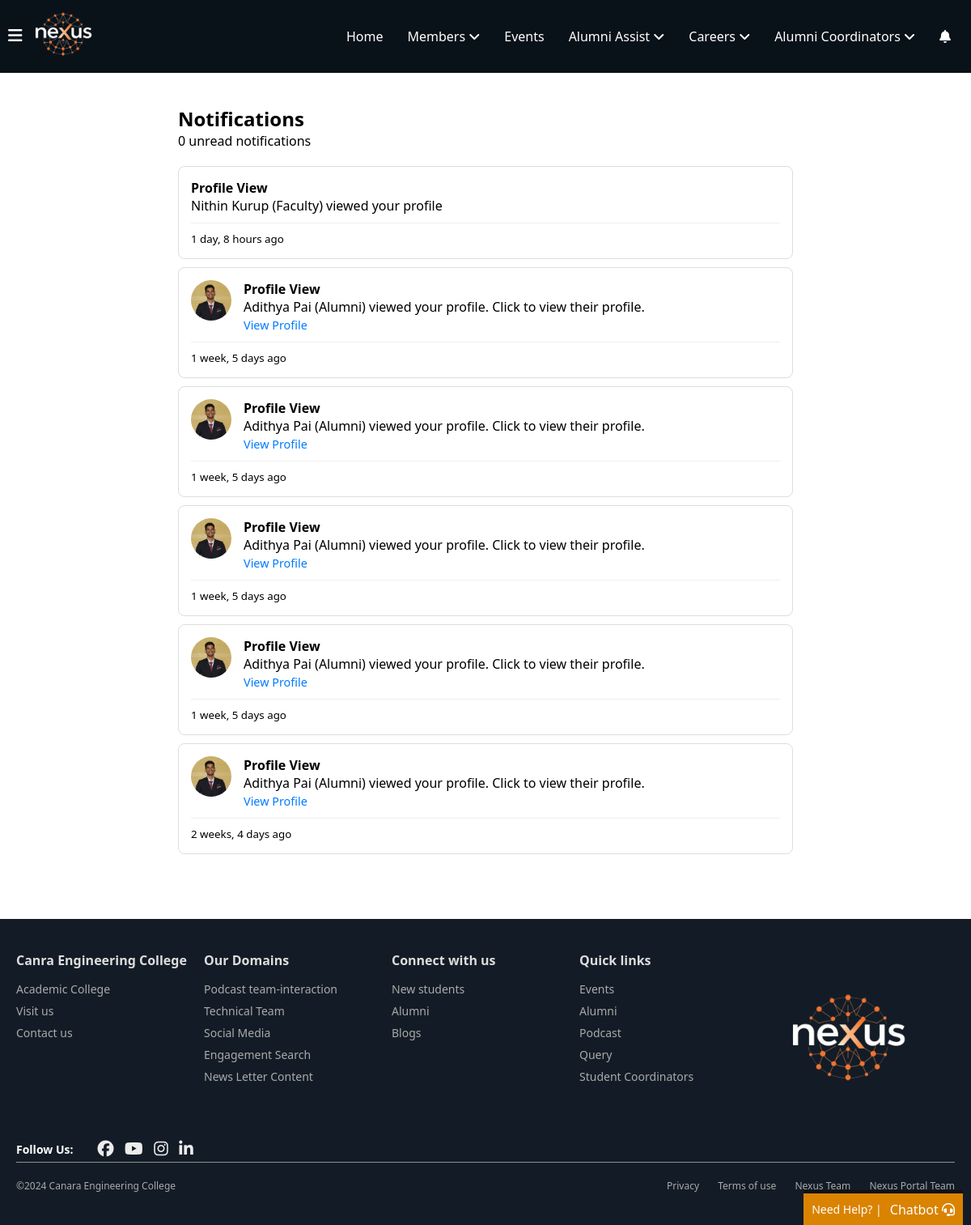
The app's page /notifications/ (signed in) with its own data.
### notifications/models.py (models this page shows, shortened)
class Notification(models.Model):
    NOTIFICATION_TYPES = [
        ('profile_view_student', 'Profile View by Student'),
        ('profile_view_alumni', 'Profile View by Alumni'),
        ('upcoming_event', 'Upcoming Event'),
        ('system', 'System Notification'),
        ('targeted', 'Targeted Notification'),
         ('contribution', 'Contribution Notification'),  # New type for targeted messages
    ]
    TARGET_GROUPS = [
        ('all', 'All Users'),
        ('students', 'Students Only'),
        ('alumni', 'Alumni Only'),
        ('specific', 'Specific Users')
    ]
    recipient = models.ForeignKey(User, on_delete=models.CASCADE, related_name='notifications')
    notification_type = models.CharField(max_length=25, choices=NOTIFICATION_TYPES)
    target_group = models.CharField(max_length=20, choices=TARGET_GROUPS, default='all')
    title = models.CharField(max_length=255)
    message = models.TextField()
    viewed = models.BooleanField(default=False)
    created_at = models.DateTimeField(auto_now_add=True)
    viewer_name = models.CharField(max_length=255, null=True, blank=True)
    viewer_photo = models.URLField(max_length=1000, null=True, blank=True)
    viewer_profile_url = models.CharField(max_length=500, null=True, blank=True)
    viewer_type = models.CharField(max_length=10, choices=[('student', 'Student'), ('alumni', 'Alumni')], null=True)
    related_event = models.ForeignKey(Event, on_delete=models.SET_NULL, null=True, blank=True)
    class Meta:
        ordering = ['-created_at']

### notifications/views.py (the view)
# urls.py: path('', views.notification_panel, name='notification_panel'),
@login_required_with_message
def notification_panel(request):
    thirty_days_ago = timezone.now() - timedelta(days=30)
    notifications_list = Notification.objects.filter(
        recipient=request.user,
        created_at__gte=thirty_days_ago
    ).order_by('-created_at')
    paginator = Paginator(notifications_list, 10)  # Show 10 notifications per page
    page = request.GET.get('page', 1)
    notifications = paginator.get_page(page)
    unread_count = notifications_list.filter(viewed=False).count()
    context = {
        'notifications': notifications,
        'unread_count': unread_count,
    }
    return render(request, 'notifications/notification_panel.html', context)

### notifications/context_processors.py (called while the page is built)
def notification_count(request):
    if request.user.is_authenticated:
        unread_count = Notification.objects.filter(
            recipient=request.user,
            viewed=False
        ).count()
        return {'unread_notifications_count': unread_count}
    return {'unread_notifications_count': 0}

### notifications/templates/notifications/notification_panel.html (shortened to what this page needs)
{% extends 'home/layout.html' %}
{% load static %}
{% block content %}
<div class="notification-panel">
    <h2>Notifications</h2>
    <div class="notification-actions">
        <span id="unread-count">{{ unread_count }} unread notifications</span>
    </div>
    <div class="notifications-list">
        {% for notification in notifications %}
            <div class="notification-item {% if not notification.viewed %}unread{% endif %}"
                 data-notification-id="{{ notification.id }}">
                {% if notification.notification_type == 'profile_view_alumni' %}
                    <div class="notification-content alumni-view">
                        <div class="viewer-info">
                            {% if notification.viewer_photo %}
                                <img src="{{ notification.viewer_photo }}" alt="{{ notification.viewer_name }}" class="viewer-photo">
                            {% endif %}
                            <div class="viewer-details">
                                <h4>{{ notification.title }}</h4>
                                <p>{{ notification.message }}</p>
                                {% if notification.viewer_profile_url %}
                                    <a href="{{ notification.viewer_profile_url }}" class="view-profile-link">View Profile</a>
                                {% endif %}
                            </div>
                        </div>
                    </div>
                    {% elif notification.notification_type == 'profile_view_faculty' %}
                    <div class="notification-content faculty-view">
                        <div class="viewer-info">
                            <div class="viewer-details">
                                <h4>{{ notification.title }}</h4>
                                <p>{{ notification.message }}</p>
                            </div>
                        </div>
                    </div>
                {% else %}
                    <div class="notification-content">
                        <h4>{{ notification.title }}</h4>
                        <p>{{ notification.message }}</p>
                    </div>
                {% endif %}
                <div class="notification-meta">
                    <small>{{ notification.created_at|timesince }} ago</small>
                </div>
            </div>
        {% empty %}
            <p>No notifications</p>
        {% endfor %}
        <div class="pagination-container">
        </div>
    </div>
</div>
{% endblock %}

### home/static/home/navbar.css (style rules this page uses)
* { margin: 0; padding: 0; box-sizing: border-box; font-family: 'Segoe UI', Tahoma, Geneva, Verdana, sans-serif; }
a { text-decoration: none; color: white; }

### notifications/templates/notifications/notification_panel.html (style rules this page uses)
.notification-panel { max-width: 800px; margin: 20px auto; padding: 20px; }
.notification-actions { display: flex; justify-content: space-between; align-items: center; margin-bottom: 20px; }
.notification-item { border: 1px solid #ddd; margin-bottom: 10px; padding: 15px; border-radius: 8px; background-color: #fff; cursor: pointer; transition: all 0.3s ease; }
.viewer-info { display: flex; align-items: start; gap: 15px; }
.viewer-photo { width: 50px; height: 50px; border-radius: 50%; object-fit: cover; }
.viewer-details { flex: 1; }
.notification-meta { display: flex; justify-content: space-between; align-items: center; margin-top: 10px; padding-top: 10px; border-top: 1px solid #eee; }
.view-profile-link { color: #007bff; text-decoration: none; font-size: 0.9em; }
.pagination-container { text-align: center; margin-top: 20px; padding: 10px; }

### records on screen
Notification: title "Profile View", message "Nithin Kurup (Faculty) viewed your profile", created_at "1 day, 8 hours"
Notification: viewer_photo (picture), title "Profile View", message "Adithya Pai (Alumni) viewed your profile. Click to view their profile.", created_at "1 week, 5 days"
Notification: viewer_photo (picture), title "Profile View", message "Adithya Pai (Alumni) viewed your profile. Click to view their profile.", created_at "1 week, 5 days"
Notification: viewer_photo (picture), title "Profile View", message "Adithya Pai (Alumni) viewed your profile. Click to view their profile.", created_at "1 week, 5 days"
Notification: viewer_photo (picture), title "Profile View", message "Adithya Pai (Alumni) viewed your profile. Click to view their profile.", created_at "1 week, 5 days"
Notification: viewer_photo (picture), title "Profile View", message "Adithya Pai (Alumni) viewed your profile. Click to view their profile.", created_at "2 weeks, 4 days"

### other values on screen
{{ unread_count }} "0"
